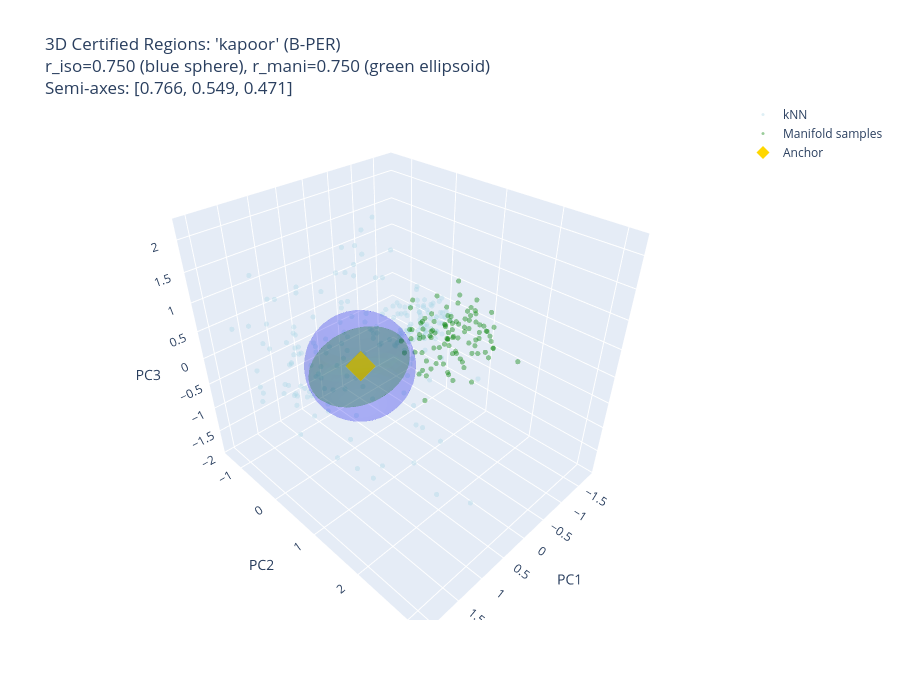

The notebook cell saved with this chart:
### Code cell
# 7b. 3D Certified Regions with Plotly (sphere vs ellipsoid)
def plot_certified_regions_3d(anchor_vec, anchor_text, anchor_label, sigma=0.5, knn_k=200, n_samples=50,
                               p_a_lower_iso=0.85, p_a_lower_mani=0.92, p_b_upper=0.08):
    """3D PCA: show isotropic sphere and manifold ellipsoid surfaces."""
    if not HAS_PLOTLY:
        print("Install plotly for 3D certified region visualization")
        return
    
    r_iso = certified_radius(sigma, p_a_lower_iso, p_b_upper)
    r_mani = certified_radius(sigma, p_a_lower_mani, p_b_upper)
    
    cached = smoother.compute_pca(anchor_vec)
    pca = cached.pca
    neighbors = cached.neighbors
    evals_3d = pca.evals[:3]
    
    # Project to 3D
    all_pts = np.vstack([anchor_vec.reshape(1, -1), neighbors])
    centered = all_pts - pca.mean
    proj3d = centered @ pca.evecs[:, :3]
    anchor_3d = proj3d[0]
    nbr_3d = proj3d[1:]
    
    # Manifold samples
    mani_samples = smoother.sample_n(anchor_vec, n_samples)
    mani_3d = (mani_samples - pca.mean) @ pca.evecs[:, :3]
    
    # Generate sphere mesh
    u = np.linspace(0, 2 * np.pi, 30)
    v = np.linspace(0, np.pi, 20)
    
    # Isotropic sphere
    x_s = anchor_3d[0] + r_iso * np.outer(np.cos(u), np.sin(v))
    y_s = anchor_3d[1] + r_iso * np.outer(np.sin(u), np.sin(v))
    z_s = anchor_3d[2] + r_iso * np.outer(np.ones_like(u), np.cos(v))
    
    # Manifold ellipsoid: semi-axes = r_mani * sqrt(λ_i) along each PC
    a1 = r_mani * np.sqrt(evals_3d[0])
    a2 = r_mani * np.sqrt(evals_3d[1])
    a3 = r_mani * np.sqrt(evals_3d[2])
    x_e = anchor_3d[0] + a1 * np.outer(np.cos(u), np.sin(v))
    y_e = anchor_3d[1] + a2 * np.outer(np.sin(u), np.sin(v))
    z_e = anchor_3d[2] + a3 * np.outer(np.ones_like(u), np.cos(v))
    
    fig = go.Figure()
    
    # Neighbors
    fig.add_trace(go.Scatter3d(x=nbr_3d[:, 0], y=nbr_3d[:, 1], z=nbr_3d[:, 2],
        mode='markers', marker=dict(size=3, color='lightblue', opacity=0.4), name='kNN'))
    
    # Manifold samples
    fig.add_trace(go.Scatter3d(x=mani_3d[:, 0], y=mani_3d[:, 1], z=mani_3d[:, 2],
        mode='markers', marker=dict(size=3, color='green', opacity=0.4), name='Manifold samples'))
    
    # Anchor
    fig.add_trace(go.Scatter3d(x=[anchor_3d[0]], y=[anchor_3d[1]], z=[anchor_3d[2]],
        mode='markers', marker=dict(size=10, color='gold', symbol='diamond'), name='Anchor'))
    
    # Isotropic sphere (semi-transparent)
    fig.add_trace(go.Surface(x=x_s, y=y_s, z=z_s, opacity=0.15,
        colorscale=[[0, 'blue'], [1, 'blue']], showscale=False, name='Iso sphere'))
    
    # Manifold ellipsoid (semi-transparent)
    fig.add_trace(go.Surface(x=x_e, y=y_e, z=z_e, opacity=0.15,
        colorscale=[[0, 'green'], [1, 'green']], showscale=False, name='Mani ellipsoid'))
    
    fig.update_layout(
        title=f"3D Certified Regions: '{anchor_text}' ({anchor_label})<br>"
              f"r_iso={r_iso:.3f} (blue sphere), r_mani={r_mani:.3f} (green ellipsoid)<br>"
              f"Semi-axes: [{a1:.3f}, {a2:.3f}, {a3:.3f}]",
        scene=dict(xaxis_title='PC1', yaxis_title='PC2', zaxis_title='PC3', aspectmode='data'),
        width=900, height=700)
    fig.show()

# Show for first selected token — with ACTUAL certification
if selected_tokens and HAS_PLOTLY:
    first_key = list(selected_tokens.keys())[0]
    idx, tok, vec, lbl = selected_tokens[first_key]
    
    # Compute actual p_A/p_B
    cert_iso = certify_token_inline(vec, SIGMA, smoother, mode="isotropic")
    cert_mani = certify_token_inline(vec, SIGMA, smoother, mode="manifold")
    
    plot_certified_regions_3d(vec, tok, lbl, sigma=SIGMA, knn_k=KNN_K, n_samples=N_SAMPLES,
                              p_a_lower_iso=cert_iso.p_a_lower,
                              p_a_lower_mani=cert_mani.p_a_lower,
                              p_b_upper=max(cert_iso.p_b_upper, cert_mani.p_b_upper))

### Figure 1 — Plotly figure (JSON) as saved in the notebook; plotly's stock layout.template omitted (floating-point values rounded to 4 significant figures; data arrays with more than 128 entries replaced by an {"elided": "..."} marker saying what was removed)
{"data": [{"marker": {"color": "lightblue", "opacity": 0.4, "size": 3}, "mode": "markers", "name": "kNN", "type": "scatter3d", "x": {"elided": "200 float values"}, "y": {"elided": "200 float values"}, "z": {"elided": "200 float values"}}, {"marker": {"color": "green", "opacity": 0.4, "size": 3}, "mode": "markers", "name": "Manifold samples", "type": "scatter3d", "x": [-0.9505, -1.274, -1.274, -0.8499, -0.8136, -1.027, -0.03434, -0.9016, -0.5449, -0.2225, 0.2746, -1.041, -0.03245, -0.9288, -0.8318, 0.6388, -0.8229, -0.9908, -1.219, -1.567, -0.3374, -1.664, -1.502, 0.0005975, -0.1165, -1.097, 0.1193, -1.515, -0.3121, -1.329, -0.4296, -0.2907, -0.3538, -1.154, -1.156, -1.011, -0.7085, -1.368, -1.449, -1.455, -0.3468, -0.9596, -0.3012, -1.449, -0.3368, -1.352, -0.685, -0.7406, -0.7391, -1.493, -1.092, -1.189, -1.683, -0.4758, -0.3661, -0.9466, -0.4271, -0.8428, -0.4103, -1.442, -1.237, -0.8443, -1.44, -0.3193, -1.166, -0.5861, -1.549, -1.034, -0.773, -0.6468, -1.254, -1.062, -0.6166, -0.7968, -0.4671, -1.133, -0.6191, -0.6689, -0.857, -0.847, -0.9171, -0.7088, -0.5028, -0.448, -1.029, -1.118, -0.5217, -0.63, -1.489, -1.794, -1.149, -0.6399, -0.8998, -0.6222, -1.436, -1.455, -0.6916, -1.124, -0.2904, -1.426], "y": [-0.0643, 0.8702, 0.4553, 0.9125, 0.3087, 0.9463, 0.9329, 0.8831, 1.41, 1.16, 1.447, 0.8308, 1.316, 1.329, 0.9036, 1.665, 0.6416, 1.399, 1.451, 0.638, 1.369, 0.8892, 1.17, 0.7414, 0.7374, 1.258, 1.316, 0.7927, 0.8413, 1.279, 0.9145, 0.8405, 1.089, 0.9758, 0.71, 1.123, 1.607, 1.366, 0.5861, 1.358, 0.7275, 0.6314, 0.605, 0.8424, 0.9002, 0.6789, 1.053, 0.908, 1.3, 1.023, 0.6777, 0.5919, 0.785, 0.855, 1.435, 0.9596, 0.7563, 0.8087, 0.7222, 0.7763, 1.096, 0.2534, 1.345, 0.8239, 1.167, 0.07842, 0.8711, 0.8427, 1.027, 1.219, 0.1484, 0.6467, 1.06, 0.5413, 0.8622, 0.6214, 1.495, 1.436, 1.782, 0.08571, 1.021, 0.9314, 1.113, 0.9336, 1.292, 1.088, 0.3715, 1.18, 1.243, 0.2613, 2.055, 1.082, 1.017, 0.7511, 1.273, 1.128, 0.845, 1.228, 0.8597, 1.225], "z": [0.2107, 0.09362, -0.07824, -0.05178, 0.1278, 0.0311, 0.2258, 0.4659, 0.08489, 0.5914, -0.2468, -0.0222, 0.4886, -0.03969, 0.2049, 0.5462, 0.7731, -0.04097, -0.208, 0.02687, -0.1309, -0.1778, 0.0428, 0.1366, 0.5081, 0.1056, 0.3311, 0.1806, 0.3273, 0.175, -0.3008, 0.04688, -0.07005, 0.1083, 0.02646, -0.4681, 0.7166, 0.001995, 0.517, -0.1851, 0.2335, -0.4775, 0.3648, 0.3849, -0.3992, 0.0336, -0.4338, 0.02611, -0.1282, -0.1602, -0.1371, -0.2424, -0.02458, 0.2526, -0.223, 0.384, 0.5821, 0.3135, 0.518, 0.2901, 0.5216, -0.1399, 0.2291, 0.4638, 0.5249, -0.2274, 0.4997, 0.009501, 0.4574, 0.9533, 0.05368, 0.4733, 0.6784, -0.01058, 0.3728, -0.1812, 0.3823, 0.7382, 0.316, 0.4623, -0.1854, -0.3369, 0.5823, 0.5932, -0.6896, 0.2356, -0.01494, 0.02786, -0.01163, 0.5259, 0.0517, 0.588, -0.1361, 0.2737, 0.4814, 0.1472, -0.04702, -0.03455, -0.2869, -0.3125]}, {"marker": {"color": "gold", "size": 10, "symbol": "diamond"}, "mode": "markers", "name": "Anchor", "type": "scatter3d", "x": [1.22], "y": [1.123], "z": [0.7044]}, {"colorscale": [[0, "blue"], [1, "blue"]], "name": "Iso sphere", "opacity": 0.15, "showscale": false, "type": "surface", "x": {"elided": "30x20 float values"}, "y": {"elided": "30x20 float values"}, "z": {"elided": "30x20 float values"}}, {"colorscale": [[0, "green"], [1, "green"]], "name": "Mani ellipsoid", "opacity": 0.15, "showscale": false, "type": "surface", "x": {"elided": "30x20 float values"}, "y": {"elided": "30x20 float values"}, "z": {"elided": "30x20 float values"}}], "layout": {"height": 700, "scene": {"aspectmode": "data", "xaxis": {"title": {"text": "PC1"}}, "yaxis": {"title": {"text": "PC2"}}, "zaxis": {"title": {"text": "PC3"}}}, "title": {"text": "3D Certified Regions: 'kapoor' (B-PER)<br>r_iso=0.750 (blue sphere), r_mani=0.750 (green ellipsoid)<br>Semi-axes: [0.766, 0.549, 0.471]"}, "width": 900}}
